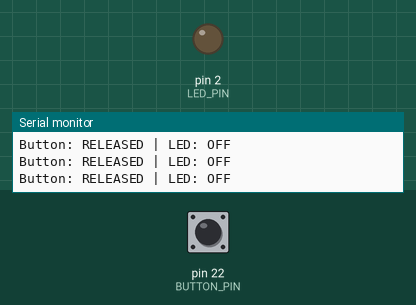
This sketch was run on a simulated Arduino Mega 2560, built with avr-gcc and run on an emulated ATmega2560. Shown: output pins drawn as LEDs (lit = HIGH), the last lines printed to the serial monitor. Inputs (shaded band) come from the test bench; at power-on: pin 22 (BUTTON_PIN) HIGH.

Above: at 1.2 s.
1.3 s: pin 22 (BUTTON_PIN) pulled LOW for 0.15 s
At 1.4 s:
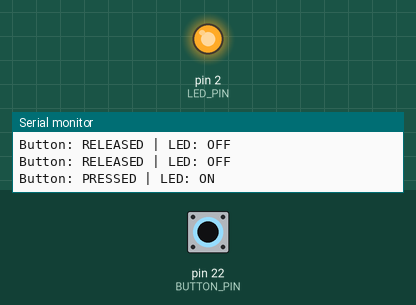
3.0 s: pin 22 (BUTTON_PIN) pulled LOW for 3.2 s
At 7.3 s:
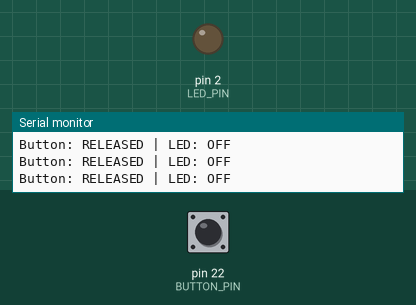
Timing chart, 0 to 8.8 s (numbered marks = the images above; inputs shaded):
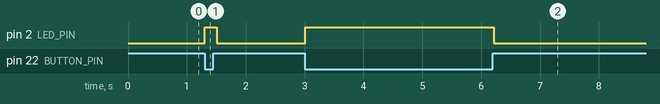

The sketch:

button_control_led_code.ino
```cpp
const int BUTTON_PIN = 22;
const int LED_PIN = 2;

void setup() {
  Serial.begin(115200);
  pinMode(BUTTON_PIN, INPUT_PULLUP);
  pinMode(LED_PIN, OUTPUT);
  digitalWrite(LED_PIN, LOW);
  Serial.println("Button controls LED mission ready");
}

void loop() {
  int buttonReading = digitalRead(BUTTON_PIN);
  bool buttonPressed = (buttonReading == LOW);

  digitalWrite(LED_PIN, buttonPressed ? HIGH : LOW);

  if (buttonPressed) {
    Serial.println("Button: PRESSED | LED: ON");
  } else {
    Serial.println("Button: RELEASED | LED: OFF");
  }

  delay(100);
}
```

Measured:
- after the input at 1.3 s, pin 2 (LED_PIN): LOW → HIGH at once, → LOW 0.20 s later
- after the input at 3.0 s, pin 2 (LED_PIN): LOW → HIGH at once, → LOW 3.2 s later
